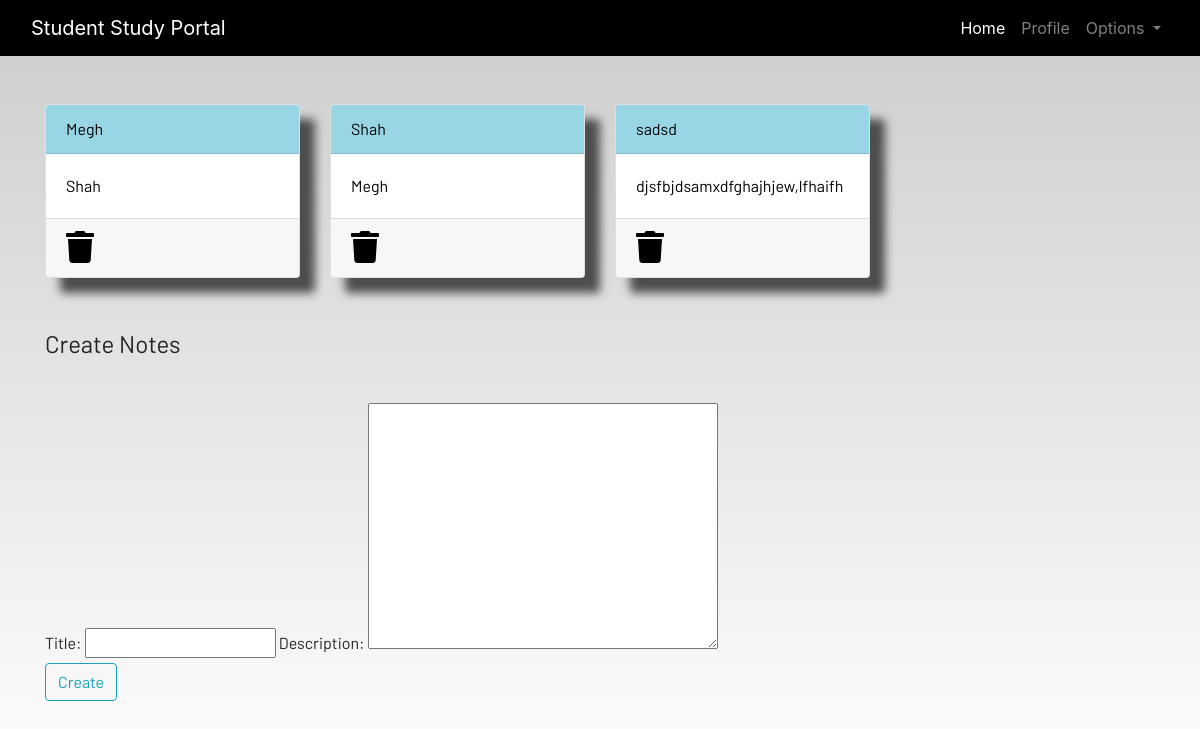
Screenshot of /notes (signed in) with the database file from the repository.
### portal/models.py (models this page shows, shortened)
class Notes(models.Model):
    user = models.ForeignKey(User, on_delete=models.CASCADE)
    title = models.CharField(max_length=200)
    description = models.TextField()
    class Meta:
        verbose_name_plural = 'notes'

### portal/views.py (the view)
# urls.py: path('notes',views.notes,name='notes'),
def notes(request):
    if request.method == 'POST':
        form = NotesForm(request.POST)
        if form.is_valid():
            notes = Notes(user=request.user,title=request.POST['title'],description=request.POST['description'])
            notes.save();
        messages.success(request,f"Notes added from {request.user.username} successfully")
    else:
        form = NotesForm()
    notes = Notes.objects.filter(user=request.user) # request.user means login user
    context = {'notes':notes, 'form':form}
    return render(request, 'dashboard/notes.html',context)

### portal/forms.py
class NotesForm(forms.ModelForm):
    class Meta:
        model = Notes
        fields = ['title','description']

### templates/dashboard/notes.html (shortened to what this page needs)
{% extends 'dashboard/base.html' %}
{% load static %}
{% block content %}
<div class="container">
    <div class="row">
        {% for i in notes %}
        <div class="col-md-3">
            <a href="{% url 'notes-detail' i.id %}">
                <div class="card">
                    <div class="card-header">{{i.title}}</div>
                    <div class="card-body">{{i.description}}</div>
                    <div class="card-footer mt-auto "><a href="{% url 'delete-note' i.id %}">
                        <i class="fa fa-trash fa-2x"></i></a>
                    </div>
                </div>
            </a>
        </div>
        {% endfor %}
        <br><br>
    </div>
</div>
<br><br>
<div class="container">
    <form method="POST">
        <fieldset class="form-group">
            <legend class="border-bottom mb-4">Create Notes</legend>
        </fieldset>
        {{form}}
        <div class="form-group">
            <button href="" class="btn btn-outline-info" type="submit">
                Create
            </button>
        </div>
    </form>
</div>
{% endblock content %}

### static/css/main.css (style rules this page uses)
html { scroll-behavior: smooth; height: 100%; width: 100%; }
.card { box-shadow: 15px 15px 10px rgb(78, 77, 77); }
a { text-decoration: none !important; color: black; }
.card-header { color: black !important; background: rgb(152, 214, 230) !important; transition: 0.3s ease-in; }
html, body { max-width: 100%; overflow-x: hidden; height: 100%; width: 100%; }
body { background: linear-gradient(rgba(0, 0, 0, 0.2), rgba(255, 255, 255, 0.5)); overflow-x: hidden; background-repeat: no-repeat; }
.card-header { background-color: rgb(133, 204, 231); }
.col-md-3 .card { width: 100%; height: 100%; }
.fa { color: black; }

### rows the page displays
Notes: title "Megh", description "Shah"
Notes: title "Shah", description "Megh"
Notes: title "sadsd", description "djsfbjdsamxdfghajhjew,lfhaifh"
